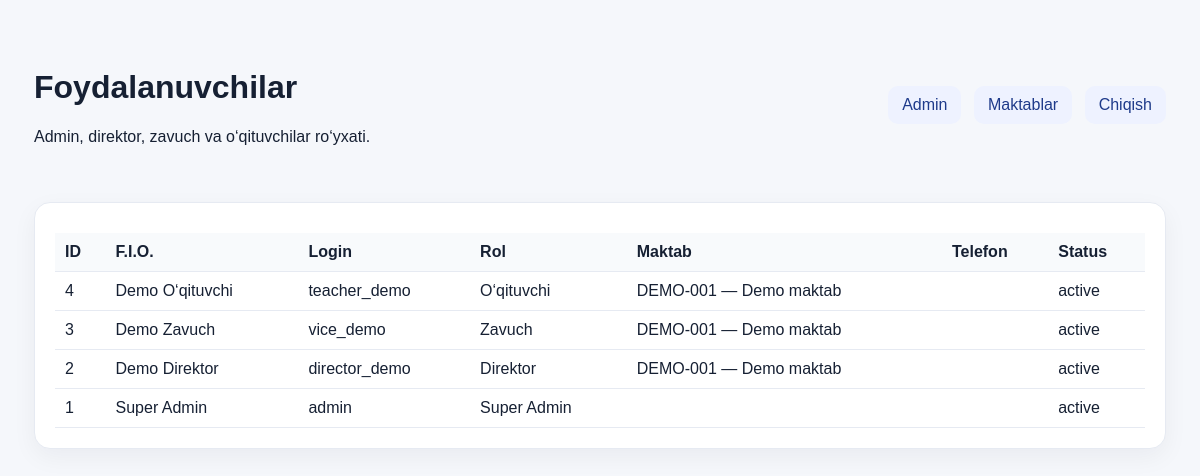
The page /admin/users.php (signed in) on the database its author committed.
### tables this page shows
CREATE TABLE users (
  id INT AUTO_INCREMENT PRIMARY KEY,
  school_id INT NULL,
  role_id INT NOT NULL,
  full_name VARCHAR(255) NOT NULL,
  username VARCHAR(100) NOT NULL UNIQUE,
  password_hash VARCHAR(255) NOT NULL,
  phone VARCHAR(50),
  email VARCHAR(150),
  status ENUM('active','inactive','blocked') DEFAULT 'active',
  last_login DATETIME NULL,
  created_at TIMESTAMP DEFAULT CURRENT_TIMESTAMP,
  updated_at TIMESTAMP NULL DEFAULT NULL ON UPDATE CURRENT_TIMESTAMP,
  FOREIGN KEY (school_id) REFERENCES schools(id) ON DELETE SET NULL ON UPDATE CASCADE,
  FOREIGN KEY (role_id) REFERENCES roles(id) ON DELETE RESTRICT ON UPDATE CASCADE,
  INDEX idx_users_school(school_id),
  INDEX idx_users_role(role_id),
  INDEX idx_users_status(status)
);

CREATE TABLE roles (
  id INT AUTO_INCREMENT PRIMARY KEY,
  role_key VARCHAR(50) NOT NULL UNIQUE,
  role_name VARCHAR(100) NOT NULL,
  created_at TIMESTAMP DEFAULT CURRENT_TIMESTAMP
);

CREATE TABLE schools (
  id INT AUTO_INCREMENT PRIMARY KEY,
  school_code VARCHAR(50) NOT NULL UNIQUE,
  school_name VARCHAR(255) NOT NULL,
  director_name VARCHAR(255),
  region VARCHAR(120),
  district VARCHAR(120),
  address TEXT,
  phone VARCHAR(50),
  email VARCHAR(150),
  status ENUM('active','inactive','blocked') DEFAULT 'active',
  created_at TIMESTAMP DEFAULT CURRENT_TIMESTAMP,
  updated_at TIMESTAMP NULL DEFAULT NULL ON UPDATE CURRENT_TIMESTAMP,
  INDEX idx_school_region(region),
  INDEX idx_school_district(district),
  INDEX idx_school_status(status)
);

### config/database.php (called while the page is built, shortened)
<?php
function db(): PDO {
    static $pdo = null;
    if ($pdo instanceof PDO) return $pdo;
    $dsn = 'mysql:host='.DB_HOST.';port='.DB_PORT.';dbname='.DB_NAME.';charset=utf8mb4';
    try {
        $pdo = new PDO($dsn, DB_USER, DB_PASS, [
            PDO::ATTR_ERRMODE => PDO::ERRMODE_EXCEPTION,
            PDO::ATTR_DEFAULT_FETCH_MODE => PDO::FETCH_ASSOC,
            PDO::ATTR_EMULATE_PREPARES => false,
        ]);
        return $pdo;
    } catch (PDOException $e) {
        die('Database ulanish xatosi: '.$e->getMessage());
    }
}
?>

### config/auth.php (called while the page is built, shortened)
<?php
require_once __DIR__.'/database.php';
function auth_h($s): string { return htmlspecialchars((string)$s, ENT_QUOTES, 'UTF-8'); }
?>

### web/admin/users.php (the view, shortened to what this page needs)
<?php
require_once __DIR__.'/../../config/auth.php';
$users = db()->query("
    SELECT u.id, u.full_name, u.username, u.phone, u.email, u.status, u.created_at,
           r.role_name, r.role_key,
           s.school_name, s.school_code
    FROM users u
    JOIN roles r ON r.id=u.role_id
    LEFT JOIN schools s ON s.id=u.school_id
    ORDER BY u.id DESC
")->fetchAll();
?>
<!doctype html>
<html lang="uz">
<head>
    <link rel="stylesheet" href="../assets/style.css">
</head>
<body>
<div class="container">
<header class="topbar">
    <div>
        <h1>Foydalanuvchilar</h1>
        <p>Admin, direktor, zavuch va o‘qituvchilar ro‘yxati.</p>
    </div>
    <nav class="nav">
        <a href="index.php">Admin</a>
        <a href="schools.php">Maktablar</a>
        <a href="../logout.php">Chiqish</a>
    </nav>
</header>
<section class="card">
<table>
<thead>
<tr>
    <th>ID</th>
    <th>F.I.O.</th>
    <th>Login</th>
    <th>Rol</th>
    <th>Maktab</th>
    <th>Telefon</th>
    <th>Status</th>
</tr>
</thead>
<tbody>
<?php foreach($users as $x): ?>
<tr>
    <td><?=auth_h($x['id'])?></td>
    <td><?=auth_h($x['full_name'])?></td>
    <td><?=auth_h($x['username'])?></td>
    <td><?=auth_h($x['role_name'])?></td>
    <td><?=auth_h(($x['school_code'] ? $x['school_code'].' — ' : '').($x['school_name'] ?? ''))?></td>
    <td><?=auth_h($x['phone'])?></td>
    <td><?=auth_h($x['status'])?></td>
</tr>
<?php endforeach; ?>
</tbody>
</table>
</section>
</div>
</body>
</html>

### web/assets/style.css (style rules this page uses)
:root { --bg:#f5f7fb;--card:#fff;--text:#162033;--muted:#65718a;--line:#e6eaf2;--brand:#2563eb;--brand2:#0f172a }
* { box-sizing:border-box }
body { margin:0;background:var(--bg);font-family:Arial,Helvetica,sans-serif;color:var(--text) }
.container { max-width:1180px;margin:0 auto;padding:24px }
header { padding:24px 0 }
.topbar { display:flex;justify-content:space-between;gap:16px;align-items:center }
.nav a { display:inline-block;margin-left:8px;padding:10px 14px;background:#eef2ff;color:#1e3a8a;text-decoration:none;border-radius:10px }
.card { background:var(--card);border:1px solid var(--line);border-radius:16px;padding:20px;margin:16px 0;box-shadow:0 8px 24px rgba(15,23,42,.05) }
table { width:100%;border-collapse:collapse;margin-top:10px }
th,td { border-bottom:1px solid var(--line);padding:10px;text-align:left }
th { background:#f8fafc }

### rows shown on the page
users: id "4", full_name "Demo O‘qituvchi", username "teacher_demo", role.role_name "O‘qituvchi", school.school_name "DEMO-001 — Demo maktab", status "active"
users: id "3", full_name "Demo Zavuch", username "vice_demo", role.role_name "Zavuch", school.school_name "DEMO-001 — Demo maktab", status "active"
users: id "2", full_name "Demo Direktor", username "director_demo", role.role_name "Direktor", school.school_name "DEMO-001 — Demo maktab", status "active"
users: id "1", full_name "Super Admin", username "admin", role.role_name "Super Admin", status "active"
